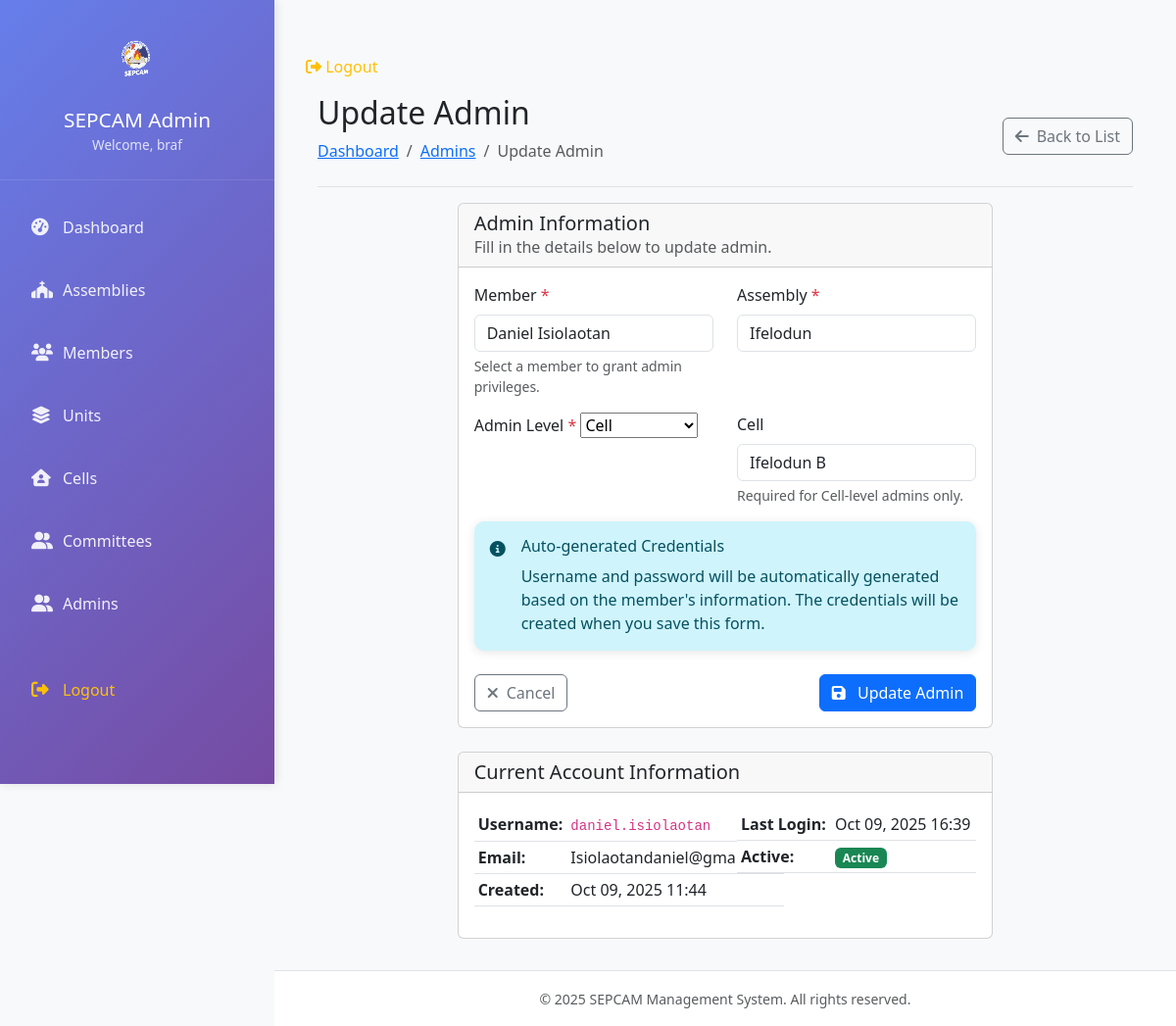
Page /admins/4/update/ (signed in) on the committed database.
### core/models.py (models this page shows, shortened)
class Admin(models.Model):
    ADMIN_TYPE_CHOICES = [
        ("SUPERADMIN", "Super Admin"),
        ("Cell", "Cell"),
        ("MODERATOR", "Moderator"),
        ("Inventory", "Inventory"),
    ]
    member = models.OneToOneField(
        Member, on_delete=models.CASCADE, related_name="admin_profile"
    )
    assembly = models.ForeignKey(
        Assembly, on_delete=models.CASCADE, related_name="admins"
    )
    level = models.CharField(max_length=100, choices=ADMIN_TYPE_CHOICES, default="Cell")
    cell = models.ForeignKey(
        Cell,
        on_delete=models.CASCADE,
        related_name="cell_admins",
        null=True,
        blank=True,
    )
    user_account = models.OneToOneField(
        User,
        on_delete=models.CASCADE,
        related_name="admin_account",
        null=True,
        blank=True,
    )
    @property
    def is_superadmin(self):
        return self.level == "SUPERADMIN"
    @property
    def is_cell_admin(self):
        return self.level == "Cell"
    @property
    def is_moderator(self):
        return self.level == "MODERATOR"
    @property
    def is_inventory_admin(self):
        return self.level == "Inventory"

### core/adminviews.py (the view)
# urls.py: path("admins/<int:pk>/update/", adminviews.admin_update, name="admin_update"),
@login_required
def admin_update(request, pk):
    try:
        if (
            not hasattr(request.user, "admin_account")
            or not request.user.admin_account.is_superadmin
        ):
            messages.error(
                request, "Only super administrators can update admin accounts."
            )
            return redirect("dashboard")
        admin = get_object_or_404(Admin, pk=pk)
        if request.method == "POST":
            form = AdminForm(request.POST, instance=admin, current_user=request.user)
            if form.is_valid():
                form.save()
                messages.success(
                    request,
                    f"Admin account updated successfully for {admin.get_full_name()}",
                )
                return redirect("admin_list")
        else:
            form = AdminForm(instance=admin, current_user=request.user)
        context = {
            "form": form,
            "admin": admin,
            "title": "Update Admin",
        }
        return render(request, "admins/admin_form.html", context)
    except Exception as e:
        messages.error(request, f"Error updating admin: {str(e)}")
        return redirect("admin_list")

### core/adminforms.py (shortened to what this page needs)
class AdminForm(forms.ModelForm):
    class Meta:
        model = Admin
        fields = ["member", "assembly", "level", "cell"]
        widgets = {
            "level": forms.Select(choices=Admin.ADMIN_TYPE_CHOICES),
            "assembly": forms.Select(attrs={"class": "form-control"}),
            "cell": forms.Select(attrs={"class": "form-control"}),
            "member": forms.Select(attrs={"class": "form-control"}),
        }
    def __init__(self, *args, **kwargs):
        self.current_user = kwargs.pop("current_user", None)
        super().__init__(*args, **kwargs)
        self.fields["member"].queryset = Member.objects.all()
        self.fields["assembly"].queryset = Assembly.objects.all()
        self.fields["cell"].queryset = Cell.objects.all()
        for field_name, field in self.fields.items():
            if field_name != "level":  # level already has choices
                field.widget.attrs["class"] = "form-control"

### core/models.py (called while the page is built)
    def __str__(self):
        return self.name

    def __str__(self):
        return self.name

    def __str__(self):
        return f"{self.first_name} {self.last_name}"

### core/templates/admins/admin_form.html (shortened to what this page needs)
{% extends 'base.html' %}
{% load static %}
{% block content %}
<div class="container-fluid">
    <div
        class="d-flex justify-content-between flex-wrap flex-md-nowrap align-items-center pt-3 pb-2 mb-3 border-bottom">
        <div>
            <h1 class="h2">{{ title }}</h1>
            <nav aria-label="breadcrumb">
                <ol class="breadcrumb">
                    <li class="breadcrumb-item"><a href="{% url 'dashboard' %}">Dashboard</a></li>
                    <li class="breadcrumb-item"><a href="{% url 'admin_list' %}">Admins</a></li>
                    <li class="breadcrumb-item active">{{ title }}</li>
                </ol>
            </nav>
        </div>
        <div class="btn-toolbar mb-2 mb-md-0">
            <a href="{% url 'admin_list' %}" class="btn btn-outline-secondary">
                <i class="fas fa-arrow-left me-2"></i>Back to List
            </a>
        </div>
    </div>
    <div class="row justify-content-center">
        <div class="col-lg-8">
            <div class="card">
                <div class="card-header">
                    <h5 class="card-title mb-0">Admin Information</h5>
                    <p class="text-muted mb-0">Fill in the details below to {{ title|lower }}.</p>
                </div>
                <div class="card-body">
                    <form method="post" id="adminForm">
                        <div class="row">
                            <div class="col-md-6 mb-3">
                                <label for="{{ form.member.id_for_label }}" class="form-label">
                                    Member <span class="text-danger">*</span>
                                </label>
                                {{ form.member }}
                                <div class="form-text">Select a member to grant admin privileges.</div>
                            </div>
                            <div class="col-md-6 mb-3">
                                <label for="{{ form.assembly.id_for_label }}" class="form-label">
                                    Assembly <span class="text-danger">*</span>
                                </label>
                                {{ form.assembly }}
                            </div>
                        </div>
                        <div class="row">
                            <div class="col-md-6 mb-3">
                                <label for="{{ form.level.id_for_label }}" class="form-label">
                                    Admin Level <span class="text-danger">*</span>
                                </label>
                                {{ form.level }}
                            </div>
                            <div class="col-md-6 mb-3">
                                <label for="{{ form.cell.id_for_label }}" class="form-label">
                                    Cell
                                </label>
                                {{ form.cell }}
                                <div class="form-text">Required for Cell-level admins only.</div>
                            </div>
                        </div>
                        <div class="alert alert-info">
                            <div class="d-flex">
                                <i class="fas fa-info-circle me-3 mt-1"></i>
                                <div>
                                    <h6 class="alert-heading mb-2">Auto-generated Credentials</h6>
                                    <p class="mb-0">
                                        Username and password will be automatically generated based on the member's
                                        information.
                                        The credentials will be created when you save this form.
                                    </p>
                                </div>
                            </div>
                        </div>
                        <div class="row mt-4">
                            <div class="col-12">
                                <div class="d-flex justify-content-between">
                                    <a href="{% url 'admin_list' %}" class="btn btn-outline-secondary">
                                        <i class="fas fa-times me-2"></i>Cancel
                                    </a>
                                    <button type="submit" class="btn btn-primary">
                                        <i class="fas fa-save me-2"></i>
                                        {% if admin %}Update Admin{% else %}Create Admin{% endif %}
                                    </button>
                                </div>
                            </div>
                        </div>
                    </form>
                </div>
            </div>
            {% if admin %}
            <div class="card mt-4">
                <div class="card-header">
                    <h5 class="card-title mb-0">Current Account Information</h5>
                </div>
                <div class="card-body">
                    <div class="row">
                        <div class="col-md-6">
                            <table class="table table-sm">
                                <tr>
                                    <th>Username:</th>
                                    <td><code>{{ admin.user_account.username }}</code></td>
                                </tr>
                                <tr>
                                    <th>Email:</th>
                                    <td>{{ admin.user_account.email }}</td>
                                </tr>
                                <tr>
                                    <th>Created:</th>
                                    <td>{{ admin.user_account.date_joined|date:"M d, Y H:i" }}</td>
                                </tr>
                            </table>
                        </div>
                        <div class="col-md-6">
                            <table class="table table-sm">
                                <tr>
                                    <th>Last Login:</th>
                                    <td>{{ admin.user_account.last_login|date:"M d, Y H:i"|default:"Never" }}</td>
                                </tr>
                                <tr>
                                    <th>Active:</th>
                                    <td>
                                        {% if admin.user_account.is_active %}
                                        <span class="badge bg-success">Active</span>
                                        {% else %}
                                        <span class="badge bg-danger">Inactive</span>
                                        {% endif %}
                                    </td>
                                </tr>
                            </table>
                        </div>
                    </div>
                </div>
            </div>
            {% endif %}
        </div>
    </div>
</div>
{% endblock %}

### core/templates/base.html (shortened to what this page needs)
{% load static %}
<!DOCTYPE html>
<html lang="en">
<head>
    <link href="https://cdn.jsdelivr.net/npm/bootstrap@5.3.0/dist/css/bootstrap.min.css" rel="stylesheet">
    <link rel="stylesheet" href="https://cdnjs.cloudflare.com/ajax/libs/font-awesome/6.4.0/css/all.min.css">
</head>
<body>
    {% if user.is_authenticated %}
    <nav class="sidebar" id="sidebar">
        <div class="sidebar-header">
            {% if '/static/images/logo.gif' %}
            <img src="{% static 'images/logo.gif' %}" alt="SEPCAM Logo" class="img-fluid"
                onerror="this.style.display='none'">
            {% endif %}
            <h4>SEPCAM Admin</h4>
            <small>Welcome, {{ user.username }}</small>
        </div>
        <div class="sidebar-content pt-3">
            <ul class="nav flex-column">
                <li class="nav-item">
                    <a class="nav-link {% if request.resolver_match.url_name == 'dashboard' %}active{% endif %}"
                        href="{% url 'dashboard' %}">
                        <i class="fas fa-tachometer-alt"></i>
                        Dashboard
                    </a>
                </li>
                {% if is_superadmin %}
                <li class="nav-item">
                    <a class="nav-link {% if 'assembly' in request.resolver_match.url_name %}active{% endif %}"
                        href="{% url 'assembly_list' %}">
                        <i class="fas fa-church"></i>
                        Assemblies
                    </a>
                </li>
                {% endif %}
                <li class="nav-item">
                    <a class="nav-link {% if 'member' in request.resolver_match.url_name %}active{% endif %}"
                        href="{% url 'member_list' %}">
                        <i class="fas fa-users"></i>
                        Members
                    </a>
                </li>
                {% if is_superadmin %}
                    <li class="nav-item">
                        <a class="nav-link {% if 'unit' in request.resolver_match.url_name %}active{% endif %}"
                        href="{% url 'unit_list' %}">
                        <i class="fas fa-layer-group"></i>
                        Units
                        </a>
                    </li>
                <li class="nav-item">
                    <a class="nav-link {% if 'cell' in request.resolver_match.url_name %}active{% endif %}"
                        href="{% url 'cell_list' %}">
                        <i class="fas fa-house-user"></i>
                        Cells
                    </a>
                </li>
                <li class="nav-item">
                    <a class="nav-link {% if 'committee' in request.resolver_match.url_name %}active{% endif %}"
                        href="{% url 'committee-list' %}">
                        <i class="fas fa-user-group"></i>
                        Committees
                    </a>
                </li>
                <li class="nav-item">
                    <a class="nav-link {% if 'committee' in request.resolver_match.url_name %}active{% endif %}"
                        href="{% url 'admin_list' %}">
                        <i class="fas fa-user-group"></i>
                        Admins
                    </a>
                </li>
                {% endif %}
                <li class="nav-item mt-4">
                    <a class="nav-link text-warning" href="{% url 'logout' %}">
                        <i class="fas fa-sign-out-alt"></i>
                        Logout
                    </a>
                </li>
            </ul>
        </div>
    </nav>
    <main class="main-content" id="mainContent">
        <div class="content-wrapper">
            {% if is_superadmin %}
            <nav class="nav-item mt-4">
                <a class="nav-link text-warning" href="{% url 'logout' %}">
                    <i class="fas fa-sign-out-alt"></i>
                    Logout
                </a>
            </nav>
            {% endif %}
            {% block content %}{% endblock %}
        </div>
        <footer>
            <div class="container-fluid">
                <div class="text-center py-3">
                    <small class="text-muted">&copy; {% now "Y" %} SEPCAM Management System. All rights
                        reserved.</small>
                </div>
            </div>
        </footer>
    </main>
    {% else %}
    {% block public_content %}
    {% endblock %}
    {% endif %}
</body>
</html>

### core/templates/base.html (style rules this page uses)
:root { --sidebar-width: 280px; --sidebar-bg: linear-gradient(135deg, #667eea 0%, #764ba2 100%); --content-bg: #f8f9fa; --header-height: 60px; }
body { background-color: var(--content-bg); font-family: 'Segoe UI', Tahoma, Geneva, Verdana, sans-serif; overflow-x: hidden; }
.sidebar { width: var(--sidebar-width); min-height: 100vh; background: var(--sidebar-bg); position: fixed; left: 0; top: 0; z-index: 1000; transition: transform 0.3s ease-in-out; box-shadow: 2px 0 10px rgba(0, 0, 0, 0.1); }
.sidebar-header { padding: 1.5rem 1rem; border-bottom: 1px solid rgba(255, 255, 255, 0.1); text-align: center; }
.sidebar-header img { max-height: 70px; margin-bottom: 1rem; }
.sidebar-header h4 { color: white; margin: 0; font-size: 1.3rem; }
.sidebar-header small { color: rgba(255, 255, 255, 0.8); font-size: 0.85rem; }
.sidebar .nav-link { color: rgba(255, 255, 255, 0.9); padding: 14px 20px; margin: 6px 12px; border-radius: 8px; transition: all 0.3s ease; font-weight: 500; display: flex; align-items: center; }
.sidebar .nav-link i { width: 20px; margin-right: 12px; font-size: 1.1rem; }
.main-content { margin-left: var(--sidebar-width); min-height: 100vh; transition: margin-left 0.3s ease-in-out; background-color: var(--content-bg); }
.content-wrapper { padding: 2rem; min-height: calc(100vh - 80px); }
footer { background: white; border-top: 1px solid #dee2e6; margin-top: auto; }
.alert { border: none; border-radius: 10px; box-shadow: 0 2px 10px rgba(0, 0, 0, 0.1); }

### rows in the picture
Admin: member "Daniel Isiolaotan", assembly "Ifelodun", level "Cell", cell "Ifelodun B", user_account.username "daniel.isiolaotan", user_account.email "Isiolaotandaniel@gmail.com", user_account.date_joined "Oct 09, 2025 11:44", user_account.last_login "Oct 09, 2025 16:39"

### other values in the picture
{{ user.username }} "braf"
{{ title }} "Update Admin"
{{ title|lower }} "update admin"
